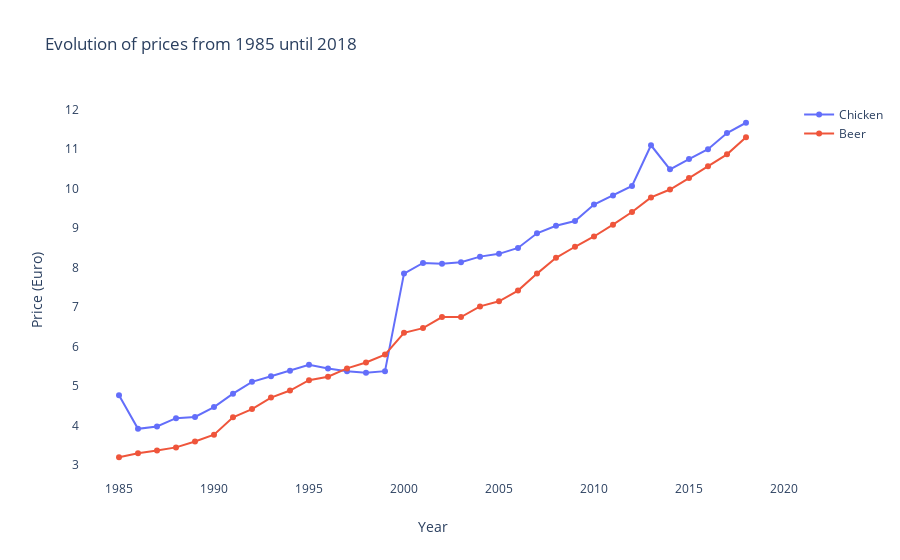

Source (notebook cell):
### Code cell
# Interactive plot using Plotly
import plotly.graph_objects as go
import plotly
plotly.offline.iplot

# Interactive plots of the price of beer and chicken
year = df_oktoberfest.index
beer_price = df_oktoberfest.beer_price
chicken_price = df_oktoberfest.chicken_price

fig = go.Figure()

fig.add_trace(go.Scatter(x=year, y=chicken_price,
                    mode='lines+markers',
                    name='Chicken'))

fig.add_trace(go.Scatter(x=year, y=beer_price,
                    mode='lines+markers',
                    name='Beer'))

# Title, labels, and background
fig.update_layout(title='Evolution of prices from 1985 until 2018',
                   xaxis_title='Year',
                   yaxis_title='Price (Euro)',
                   plot_bgcolor='white')

### Figure 1 — Plotly figure (JSON) as saved in the notebook; plotly's stock layout.template omitted (floating-point values rounded to 4 significant figures)
{"data": [{"mode": "lines+markers", "name": "Chicken", "type": "scatter", "x": [1985, 1986, 1987, 1988, 1989, 1990, 1991, 1992, 1993, 1994, 1995, 1996, 1997, 1998, 1999, 2000, 2001, 2002, 2003, 2004, 2005, 2006, 2007, 2008, 2009, 2010, 2011, 2012, 2013, 2014, 2015, 2016, 2017, 2018], "y": [4.77, 3.92, 3.98, 4.19, 4.22, 4.47, 4.81, 5.11, 5.25, 5.39, 5.54, 5.45, 5.38, 5.34, 5.38, 7.85, 8.12, 8.1, 8.14, 8.28, 8.35, 8.5, 8.87, 9.06, 9.18, 9.6, 9.83, 10.07, 11.1, 10.49, 10.75, 11, 11.41, 11.67]}, {"mode": "lines+markers", "name": "Beer", "type": "scatter", "x": [1985, 1986, 1987, 1988, 1989, 1990, 1991, 1992, 1993, 1994, 1995, 1996, 1997, 1998, 1999, 2000, 2001, 2002, 2003, 2004, 2005, 2006, 2007, 2008, 2009, 2010, 2011, 2012, 2013, 2014, 2015, 2016, 2017, 2018], "y": [3.2, 3.3, 3.37, 3.45, 3.6, 3.77, 4.21, 4.42, 4.71, 4.89, 5.15, 5.24, 5.45, 5.6, 5.8, 6.35, 6.47, 6.75, 6.75, 7.02, 7.15, 7.42, 7.85, 8.25, 8.53, 8.79, 9.09, 9.41, 9.78, 9.98, 10.27, 10.57, 10.87, 11.3]}], "layout": {"autosize": true, "plot_bgcolor": "white", "title": {"text": "Evolution of prices from 1985 until 2018"}, "xaxis": {"autorange": true, "range": [1983.0, 2020.0], "title": {"text": "Year"}, "type": "linear"}, "yaxis": {"autorange": true, "range": [2.58, 12.29], "title": {"text": "Price (Euro)"}, "type": "linear"}}}
